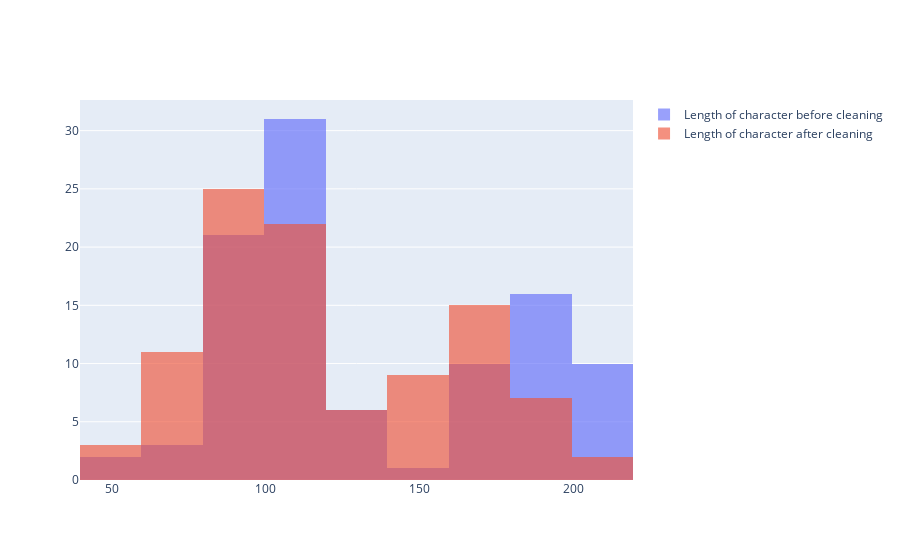

Notebook code for this chart:
### Markdown cell above
Below Histogram is not very good representation of cleaning the data as not good comapirion

### Code cell
# Creating a new Dataframe to store both before cleaned and after cleaned data length of each string
df_hist_char = pd.DataFrame()
df_hist_char["before_cleaning"] = df_Musk["Headline"].str.len()
df_hist_char["after_cleaning"] = df_Musk["cleaned"].str.len()
fig = go.Figure()
fig.add_histogram(x=df_hist_char["before_cleaning"], name = "Length of character before cleaning")
fig.add_histogram(x=df_hist_char["after_cleaning"], name = "Length of character after cleaning")

# Overlay both histograms
fig.update_layout(barmode='overlay')
# Reduce opacity to see both histograms
fig.update_traces(opacity=0.65)
fig.show()

### Figure 1 — Plotly figure (JSON) as saved in the notebook; plotly's stock layout.template omitted (floating-point values rounded to 4 significant figures)
{"data": [{"name": "Length of character before cleaning", "opacity": 0.65, "type": "histogram", "x": [80, 186, 173, 204, 196, 127, 194, 161, 186, 181, 179, 202, 66, 182, 216, 183, 113, 195, 194, 173, 187, 186, 171, 171, 172, 206, 86, 55, 120, 115, 102, 110, 119, 204, 75, 204, 205, 190, 118, 118, 84, 93, 92, 109, 172, 86, 109, 148, 99, 129, 56, 181, 206, 106, 95, 167, 209, 116, 171, 90, 117, 109, 106, 101, 118, 84, 86, 124, 184, 192, 99, 108, 108, 99, 115, 113, 105, 111, 97, 90, 110, 91, 81, 96, 112, 86, 79, 126, 116, 112, 101, 112, 88, 115, 134, 108, 216, 112, 188, 83]}, {"name": "Length of character after cleaning", "opacity": 0.65, "type": "histogram", "x": [76, 148, 163, 190, 173, 121, 171, 131, 179, 144, 151, 191, 59, 137, 204, 160, 108, 176, 177, 162, 157, 161, 141, 164, 141, 194, 71, 55, 110, 104, 102, 98, 112, 196, 61, 175, 183, 173, 113, 107, 79, 81, 75, 101, 129, 72, 102, 134, 94, 114, 51, 165, 200, 98, 84, 150, 189, 116, 148, 84, 104, 102, 89, 85, 104, 83, 64, 103, 160, 159, 87, 95, 89, 91, 100, 100, 83, 100, 92, 83, 99, 89, 75, 85, 99, 86, 64, 111, 113, 84, 94, 93, 68, 113, 121, 94, 194, 104, 172, 68]}], "layout": {"barmode": "overlay"}}
